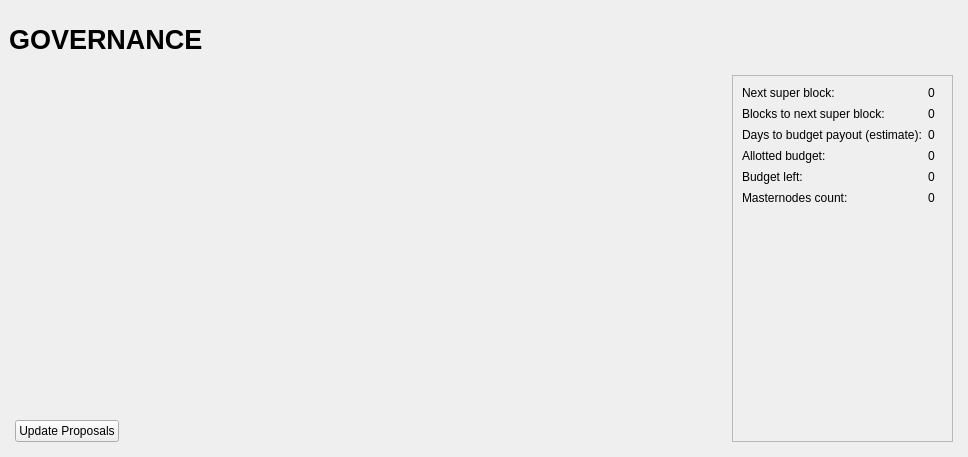
<?xml version="1.0" encoding="UTF-8"?>
<ui version="4.0">
 <class>GovernancePage</class>
 <widget class="QWidget" name="GovernancePage">
  <property name="geometry">
   <rect>
    <width>968</width>
    <height>457</height>
   </rect>
  </property>
  <property name="minimumSize">
   <size>
    <width>500</width>
    <height>300</height>
   </size>
  </property>
  <property name="windowTitle">
   <string>Form</string>
  </property>
  <layout class="QVBoxLayout" name="topLayout" stretch="0">
   <property name="leftMargin">
    <number>9</number>
   </property>
   <property name="topMargin">
    <number>9</number>
   </property>
   <property name="rightMargin">
    <number>9</number>
   </property>
   <property name="bottomMargin">
    <number>9</number>
   </property>
   <item>
    <layout class="QVBoxLayout" name="verticalLayout_Master" stretch="0,1">
     <property name="spacing">
      <number>0</number>
     </property>
     <item>
      <widget class="QFrame" name="frame_Header">
       <property name="minimumSize">
        <size>
         <width>400</width>
         <height>50</height>
        </size>
       </property>
       <layout class="QVBoxLayout" name="verticalLayout_4">
        <property name="leftMargin">
         <number>0</number>
        </property>
        <property name="topMargin">
         <number>0</number>
        </property>
        <property name="rightMargin">
         <number>0</number>
        </property>
        <property name="bottomMargin">
         <number>0</number>
        </property>
        <item>
         <layout class="QHBoxLayout" name="horizontalLayout_Header" stretch="1,0,1">
          <item>
           <widget class="QLabel" name="labelOverviewHeaderLeft">
            <property name="minimumSize">
             <size>
              <width>464</width>
              <height>60</height>
             </size>
            </property>
            <property name="maximumSize">
             <size>
              <width>16777215</width>
              <height>60</height>
             </size>
            </property>
            <property name="font">
             <font>
              <pointsize>20</pointsize>
              <weight>75</weight>
              <bold>true</bold>
             </font>
            </property>
            <property name="text">
             <string>GOVERNANCE</string>
            </property>
           </widget>
          </item>
          <item>
           <spacer name="horizontalSpacer">
            <property name="orientation">
             <enum>Qt::Horizontal</enum>
            </property>
            <property name="sizeHint" stdset="0">
             <size>
              <width>40</width>
              <height>20</height>
             </size>
            </property>
           </spacer>
          </item>
          <item>
           <widget class="QLabel" name="labelOverviewHeaderRight">
            <property name="minimumSize">
             <size>
              <width>464</width>
              <height>60</height>
             </size>
            </property>
            <property name="maximumSize">
             <size>
              <width>16777215</width>
              <height>60</height>
             </size>
            </property>
            <property name="font">
             <font>
              <pointsize>14</pointsize>
             </font>
            </property>
            <property name="text">
             <string/>
            </property>
            <property name="alignment">
             <set>Qt::AlignRight|Qt::AlignTrailing|Qt::AlignVCenter</set>
            </property>
           </widget>
          </item>
         </layout>
        </item>
       </layout>
      </widget>
     </item>
     <item>
      <widget class="QFrame" name="frame_BG">
       <property name="minimumSize">
        <size>
         <width>400</width>
         <height>200</height>
        </size>
       </property>
       <layout class="QVBoxLayout" name="verticalLayout_3">
        <property name="leftMargin">
         <number>6</number>
        </property>
        <property name="topMargin">
         <number>6</number>
        </property>
        <property name="rightMargin">
         <number>6</number>
        </property>
        <property name="bottomMargin">
         <number>6</number>
        </property>
        <item>
         <widget class="QFrame" name="frame_Content">
          <property name="minimumSize">
           <size>
            <width>300</width>
            <height>150</height>
           </size>
          </property>
          <layout class="QVBoxLayout" name="verticalLayout">
           <property name="spacing">
            <number>0</number>
           </property>
           <property name="leftMargin">
            <number>0</number>
           </property>
           <property name="topMargin">
            <number>0</number>
           </property>
           <property name="rightMargin">
            <number>0</number>
           </property>
           <property name="bottomMargin">
            <number>0</number>
           </property>
           <item>
            <layout class="QHBoxLayout" name="horizontalLayout_Content">
             <item>
              <layout class="QVBoxLayout" name="verticalLayout_2">
               <item>
                <widget class="QScrollArea" name="scrollArea">
                 <property name="sizePolicy">
                  <sizepolicy hsizetype="Expanding" vsizetype="Minimum">
                   <horstretch>0</horstretch>
                   <verstretch>1</verstretch>
                  </sizepolicy>
                 </property>
                 <property name="minimumSize">
                  <size>
                   <width>200</width>
                   <height>100</height>
                  </size>
                 </property>
                 <property name="frameShape">
                  <enum>QFrame::NoFrame</enum>
                 </property>
                 <property name="frameShadow">
                  <enum>QFrame::Plain</enum>
                 </property>
                 <property name="lineWidth">
                  <number>0</number>
                 </property>
                 <property name="horizontalScrollBarPolicy">
                  <enum>Qt::ScrollBarAlwaysOff</enum>
                 </property>
                 <property name="sizeAdjustPolicy">
                  <enum>QAbstractScrollArea::AdjustIgnored</enum>
                 </property>
                 <property name="widgetResizable">
                  <bool>true</bool>
                 </property>
                 <widget class="QWidget" name="scrollAreaWidgetContents">
                  <property name="geometry">
                   <rect>
                    <width>742</width>
                    <height>282</height>
                   </rect>
                  </property>
                  <property name="sizePolicy">
                   <sizepolicy hsizetype="Preferred" vsizetype="Minimum">
                    <horstretch>0</horstretch>
                    <verstretch>1</verstretch>
                   </sizepolicy>
                  </property>
                  <property name="minimumSize">
                   <size>
                    <width>100</width>
                    <height>100</height>
                   </size>
                  </property>
                  <layout class="QVBoxLayout" name="proposalGrid">
                   <property name="spacing">
                    <number>0</number>
                   </property>
                   <property name="sizeConstraint">
                    <enum>QLayout::SetDefaultConstraint</enum>
                   </property>
                   <property name="leftMargin">
                    <number>0</number>
                   </property>
                   <property name="topMargin">
                    <number>0</number>
                   </property>
                   <property name="rightMargin">
                    <number>0</number>
                   </property>
                   <property name="bottomMargin">
                    <number>0</number>
                   </property>
                  </layout>
                 </widget>
                </widget>
               </item>
               <item>
                <spacer name="verticalSpacer">
                 <property name="orientation">
                  <enum>Qt::Vertical</enum>
                 </property>
                 <property name="sizeHint" stdset="0">
                  <size>
                   <width>20</width>
                   <height>40</height>
                  </size>
                 </property>
                </spacer>
               </item>
               <item>
                <layout class="QHBoxLayout" name="horizontalLayout">
                 <item>
                  <widget class="QPushButton" name="UpdateButton">
                   <property name="minimumSize">
                    <size>
                     <width>50</width>
                     <height>20</height>
                    </size>
                   </property>
                   <property name="text">
                    <string>Update Proposals</string>
                   </property>
                  </widget>
                 </item>
                 <item>
                  <spacer name="horizontalSpacer_2">
                   <property name="orientation">
                    <enum>Qt::Horizontal</enum>
                   </property>
                   <property name="sizeHint" stdset="0">
                    <size>
                     <width>40</width>
                     <height>20</height>
                    </size>
                   </property>
                  </spacer>
                 </item>
                </layout>
               </item>
              </layout>
             </item>
             <item>
              <widget class="QFrame" name="frame_budget_info">
               <property name="minimumSize">
                <size>
                 <width>150</width>
                 <height>100</height>
                </size>
               </property>
               <property name="frameShape">
                <enum>QFrame::StyledPanel</enum>
               </property>
               <property name="frameShadow">
                <enum>QFrame::Raised</enum>
               </property>
               <layout class="QGridLayout" name="gridLayout">
                <item row="0" column="0">
                 <widget class="QLabel" name="next_superblock_label">
                  <property name="minimumSize">
                   <size>
                    <width>50</width>
                    <height>15</height>
                   </size>
                  </property>
                  <property name="text">
                   <string>Next super block:</string>
                  </property>
                 </widget>
                </item>
                <item row="0" column="1" alignment="Qt::AlignRight">
                 <widget class="QLabel" name="next_superblock_value">
                  <property name="minimumSize">
                   <size>
                    <width>15</width>
                    <height>15</height>
                   </size>
                  </property>
                  <property name="text">
                   <string>0</string>
                  </property>
                 </widget>
                </item>
                <item row="1" column="0">
                 <widget class="QLabel" name="blocks_before_super_label">
                  <property name="minimumSize">
                   <size>
                    <width>50</width>
                    <height>15</height>
                   </size>
                  </property>
                  <property name="text">
                   <string>Blocks to next super block:</string>
                  </property>
                 </widget>
                </item>
                <item row="1" column="1" alignment="Qt::AlignRight">
                 <widget class="QLabel" name="blocks_before_super_value">
                  <property name="minimumSize">
                   <size>
                    <width>15</width>
                    <height>15</height>
                   </size>
                  </property>
                  <property name="text">
                   <string>0</string>
                  </property>
                 </widget>
                </item>
                <item row="2" column="0">
                 <widget class="QLabel" name="time_before_super_label">
                  <property name="minimumSize">
                   <size>
                    <width>50</width>
                    <height>15</height>
                   </size>
                  </property>
                  <property name="text">
                   <string>Days to budget payout (estimate):</string>
                  </property>
                 </widget>
                </item>
                <item row="2" column="1" alignment="Qt::AlignRight">
                 <widget class="QLabel" name="time_before_super_value">
                  <property name="minimumSize">
                   <size>
                    <width>15</width>
                    <height>15</height>
                   </size>
                  </property>
                  <property name="text">
                   <string>0</string>
                  </property>
                 </widget>
                </item>
                <item row="3" column="0">
                 <widget class="QLabel" name="alloted_budget_label">
                  <property name="minimumSize">
                   <size>
                    <width>50</width>
                    <height>15</height>
                   </size>
                  </property>
                  <property name="text">
                   <string>Allotted budget:</string>
                  </property>
                 </widget>
                </item>
                <item row="3" column="1" alignment="Qt::AlignRight">
                 <widget class="QLabel" name="alloted_budget_value">
                  <property name="minimumSize">
                   <size>
                    <width>15</width>
                    <height>15</height>
                   </size>
                  </property>
                  <property name="text">
                   <string>0</string>
                  </property>
                 </widget>
                </item>
                <item row="4" column="0">
                 <widget class="QLabel" name="unallocated_budget_label">
                  <property name="minimumSize">
                   <size>
                    <width>50</width>
                    <height>15</height>
                   </size>
                  </property>
                  <property name="text">
                   <string>Budget left:</string>
                  </property>
                 </widget>
                </item>
                <item row="4" column="1" alignment="Qt::AlignRight">
                 <widget class="QLabel" name="unallocated_budget_value">
                  <property name="minimumSize">
                   <size>
                    <width>15</width>
                    <height>15</height>
                   </size>
                  </property>
                  <property name="text">
                   <string>0</string>
                  </property>
                 </widget>
                </item>
                <item row="5" column="0">
                 <widget class="QLabel" name="masternode_count_label">
                  <property name="minimumSize">
                   <size>
                    <width>50</width>
                    <height>15</height>
                   </size>
                  </property>
                  <property name="text">
                   <string>Masternodes count:</string>
                  </property>
                 </widget>
                </item>
                <item row="5" column="1" alignment="Qt::AlignRight">
                 <widget class="QLabel" name="masternode_count_value">
                  <property name="minimumSize">
                   <size>
                    <width>15</width>
                    <height>15</height>
                   </size>
                  </property>
                  <property name="text">
                   <string>0</string>
                  </property>
                 </widget>
                </item>
                <item row="6" column="0">
                 <spacer name="verticalSpacer_2">
                  <property name="orientation">
                   <enum>Qt::Vertical</enum>
                  </property>
                  <property name="sizeHint" stdset="0">
                   <size>
                    <width>20</width>
                    <height>40</height>
                   </size>
                  </property>
                 </spacer>
                </item>
               </layout>
              </widget>
             </item>
            </layout>
           </item>
          </layout>
         </widget>
        </item>
       </layout>
      </widget>
     </item>
    </layout>
   </item>
  </layout>
 </widget>
 <resources/>
 <connections/>
</ui>
